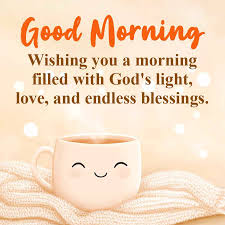
#> input picture test_images/download.jpeg, 225 x 225 px
$ python -i image_cleaner.py   (imports and definitions only)
#> lines starting #> are read from the running program, lines starting #| are printed output that depends on the picture; after the words box and inside, x2 and y2 are one past the last pixel; in counts of white or black regions, pixels touching at a corner belong together

"""Image preprocessing utilities for OCR.

This module provides :func:`preprocess_image` which loads an image from disk
and performs a few typical cleaning steps to make OCR more reliable.  The
function returns the processed image as a NumPy array so it can be passed
directly to :mod:`pytesseract` or other OCR engines.
"""
from __future__ import annotations


from typing import Optional

try:
    import cv2
    import numpy as np
except ImportError:  # pragma: no cover - environment might not have deps
    cv2 = None  # type: ignore
    np = None  # type: ignore


ImageArray = "np.ndarray"


def binarize(image: "np.ndarray") -> "np.ndarray":
    """Return a thresholded version of ``image`` using Otsu."""
    if cv2 is None:
        return image
    _, thresh = cv2.threshold(image, 0, 255, cv2.THRESH_BINARY + cv2.THRESH_OTSU)
    return thresh


def remove_noise(image: "np.ndarray") -> "np.ndarray":
    """Denoise small elements using median blur."""
    if cv2 is None:
        return image
    return cv2.medianBlur(image, 3)


def clean_image(image: "np.ndarray | str") -> Optional["np.ndarray"]:
    """Clean ``image`` which may be a path or array."""
#> called with image = '../test_images/download.jpeg'
    if cv2 is None or np is None:
        return None
    if isinstance(image, str):
        img = cv2.imread(image)
#> img is the input picture: shape (225, 225, 3); mean B, G, R 195, 219.9, 245.1
        if img is None:
            return None
    else:
        img = image
    gray = cv2.cvtColor(img, cv2.COLOR_BGR2GRAY)
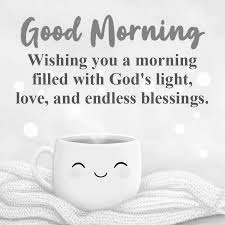
#> gray: shape (225, 225); min 2, max 255, mean 224.6
    gray = cv2.resize(gray, None, fx=2, fy=2, interpolation=cv2.INTER_LINEAR)
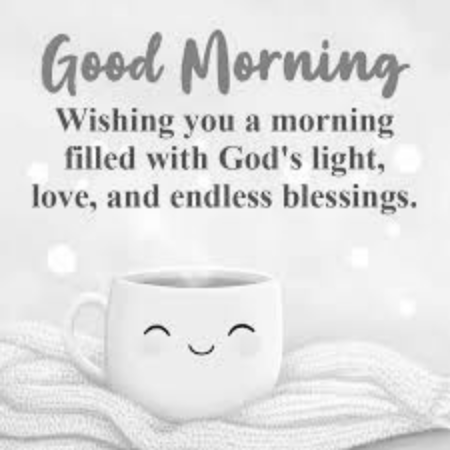
#> gray: shape (450, 450); min 25, max 255, mean 224.6
    gray = remove_noise(gray)
    thresh = binarize(gray)
#> in binarize, `_, thresh = cv2.threshold(image, 0, 255, cv2.THRESH_BINARY + cv2.THRES..`:
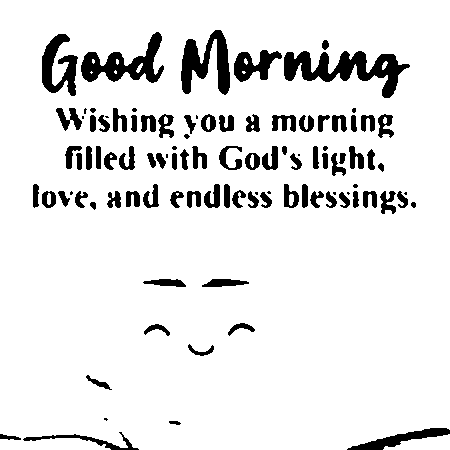
#> thresh: shape (450, 450); 90.2% white; 102 black regions (18 under 20 px), largest, box (x1, y1, x2, y2) and area: (284, 51, 410, 98) 2506, (81, 32, 164, 83) 1754, (181, 30, 230, 95) 1657
    return thresh


# Backwards compatibility with previous API
preprocess_image = clean_image

>>> result = clean_image('../test_images/download.jpeg')
